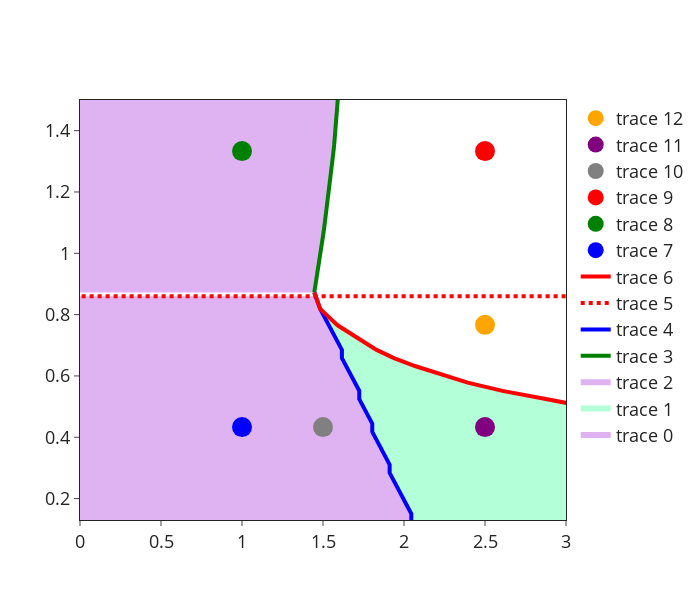

The notebook cell this image was saved under:
### Markdown cell above
# Figure 2 Plot Phase Diagram

### Code cell
print(params['m_c'])
# print(params['a_c'])
fig, ax = plt.subplots(1,1, figsize=(6, 5.5))

# first order
ax.plot(capture2minima, np.array(capture_mvals) /params['m0'], color='blue', linewidth=2.5)
# first order
ax.plot(capmax, np.array(capture_mvals) /params['m0'], color='red', linewidth=2.5)
# second order
ax.plot(a_c, m_space/params['m0'], color='green', linewidth=2.5, linestyle = '-.')
# second order
ax.plot([np.amin(a_space), a_c[mc_ind]],[m_c, m_c], color='red', linewidth=2.5)
ax.set_xlim([0., 3.5])

gfig = plot_PD_rates(capture2minima, capmax, capture_mvals, m_space, a_space, params)

fig2, ax2 = plt.subplots(2, 3, figsize=(11, 6))

choose_m = [1.3, 4., 4., 1.3, 1.3, 2.3]
choose_a = [1., 1., 2.5, 1.5, 2.5, 2.5]
colors = ['blue','green','red','gray','purple','orange']
for mi, mm in enumerate(choose_m):
    plotcounter = [(0,0), (0,1), (0,2), (1,0), (1,1), (1,2)]
    
    aa = choose_a[mi]    
    ax.scatter(aa, mm/params['m0'], s=100, color=colors[mi])
    gfig.add_trace(go.Scatter(x=[aa], y=[mm/params['m0']],
                    mode='markers', marker=dict(size=20, color=mcolors[colors[mi]]),
                         )
              )
    handle = ax2[plotcounter[mi]]
    
    choose_a_ind = np.where(np.abs(a_space - aa) == np.amin(np.abs(a_space - aa)))[0][0]
    choose_m_ind = np.where(np.abs(m_space - mm) == np.amin(np.abs(m_space - mm)))[0][0]
    
    Uslice = U_data[choose_m_ind, :, :].squeeze()
    m0coordsT = gmin_overm[choose_m_ind]
    m1coordsT = b1_overm[choose_m_ind]
    m2coordsT = b2_overm[choose_m_ind]

    handle.plot(x_space, Uslice[:,choose_a_ind], color=colors[mi]) # mcolors['red']
    xargs = scipy.signal.argrelextrema(Uslice[:,choose_a_ind], np.less)[0]      
    x_mins = x_space[xargs]
    handle.scatter(x_mins, Uslice[xargs, choose_a_ind], s=100, color=colors[mi], zorder=10) # color=mcolors['blueviolet']
    handle.set_ylim([np.amin([np.amin(Uslice[:,choose_a_ind])*1.2,-0.1]), .6])
    handle.set_xlim([0., 2.8])
    handle.set_yticks([])
    for xi, xx in enumerate(x_mins):
        handle.text(0.1, 0.8 - 0.15*xi, ('x$_{n}$=%.2f' % xx), transform=handle.transAxes)

gfig.show()

saveall = True
if saveall:
    now = datetime.now().strftime("%m-%d-%Y_%H.%M")
    
    direc = os.getcwd() + '/../figures_v2/figure2/'
#     direc = os.getcwd() + '/powerpoints/ppt_figs/'
    fname1 = direc + "phase_diagram_rates_v3_"+now+".png"
    fname2 = direc + "phase_diagram_rates_snapshots_v3_"+now+".png"
#     fig.tight_layout()
    fig2.tight_layout()
#     fig.savefig(fname1, format='png', dpi=600)
    fig2.savefig(fname2, format='png', dpi=600)
    gfig.write_image(fname1, scale = 1.5, engine='kaleido')
    with open(fname1 + '.json', 'w') as f:
        f.write(json.dumps(params))
